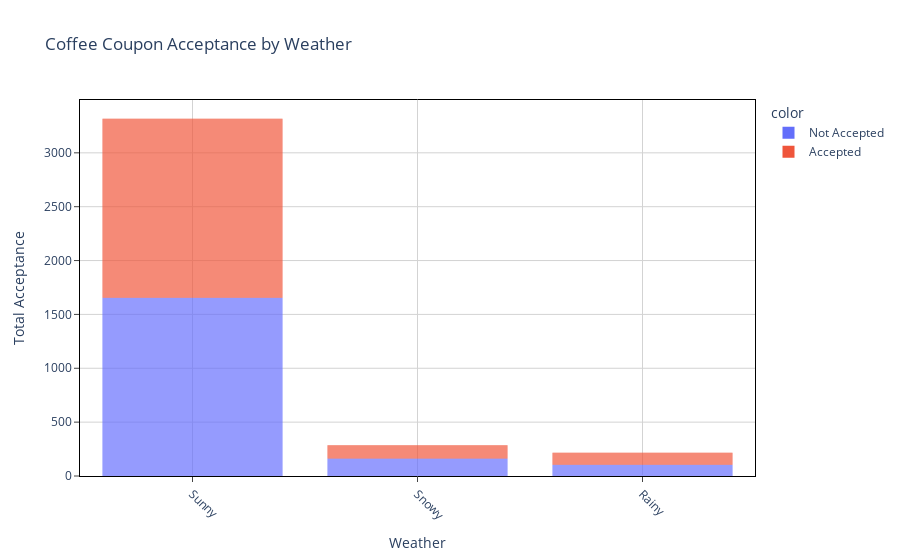

The notebook cell saved with this chart:
### Markdown cell above
@Finding

There is wide acceptance of coffee coupon from students, unemployed folks. Drivers belong to 'building/grounds cleaning/maintenance' have close to 100% acceptance, similar case for 'farmiing/fishing/forestry' & 'healthcare' jobs as well. 'Sales' job folks show comparatively less interest on coffee coupons.

### Code cell
# Lets create a barplot based on the coffee coupon acceptance, by weather 

fig = px.bar(df_coffee_coupons['weather'], color=df_coffee_coupons['acceptance'], 
             title = 'Coffee Coupon Acceptance by Weather',
            labels={'value':'Weather',
                   'count':'Total Acceptance'}
            )

fig.update_layout(
    plot_bgcolor='white'
)

fig.update_xaxes(
    tickangle = 45,
    mirror=True,
    ticks='outside',
    showline=True,
    linecolor='black',
    gridcolor='lightgrey'
)
fig.update_yaxes(
    mirror=True,
    ticks='outside',
    showline=True,
    linecolor='black',
    gridcolor='lightgrey'
)

fig.update_traces(marker_line_width = 0,
                  selector=dict(type="bar"))

fig.update_layout(bargap=0.2,
                  bargroupgap = 0,
                 )
fig.show()

### Figure 1 — Plotly figure (JSON) as saved in the notebook; plotly's stock layout.template omitted (floating-point values rounded to 4 significant figures; data arrays with more than 128 entries replaced by an {"elided": "..."} marker saying what was removed)
{"data": [{"alignmentgroup": "True", "hovertemplate": "color=Not Accepted<br>Weather=%{x}<br>Total Acceptance=%{y}<extra></extra>", "legendgroup": "Not Accepted", "marker": {"color": "#636efa", "line": {"width": 0}, "pattern": {"shape": ""}}, "name": "Not Accepted", "offsetgroup": "Not Accepted", "orientation": "v", "showlegend": true, "textposition": "auto", "type": "bar", "x": {"elided": "1922 str values"}, "xaxis": "x", "y": {"elided": "1922 int values"}, "yaxis": "y"}, {"alignmentgroup": "True", "hovertemplate": "color=Accepted<br>Weather=%{x}<br>Total Acceptance=%{y}<extra></extra>", "legendgroup": "Accepted", "marker": {"color": "#EF553B", "line": {"width": 0}, "pattern": {"shape": ""}}, "name": "Accepted", "offsetgroup": "Accepted", "orientation": "v", "showlegend": true, "textposition": "auto", "type": "bar", "x": {"elided": "1894 str values"}, "xaxis": "x", "y": {"elided": "1894 int values"}, "yaxis": "y"}], "layout": {"bargap": 0.2, "bargroupgap": 0, "barmode": "relative", "legend": {"title": {"text": "color"}, "tracegroupgap": 0}, "plot_bgcolor": "white", "title": {"text": "Coffee Coupon Acceptance by Weather"}, "xaxis": {"anchor": "y", "domain": [0, 1], "gridcolor": "lightgrey", "linecolor": "black", "mirror": true, "showline": true, "tickangle": 45, "ticks": "outside", "title": {"text": "Weather"}}, "yaxis": {"anchor": "x", "domain": [0, 1], "gridcolor": "lightgrey", "linecolor": "black", "mirror": true, "showline": true, "ticks": "outside", "title": {"text": "Total Acceptance"}}}}
